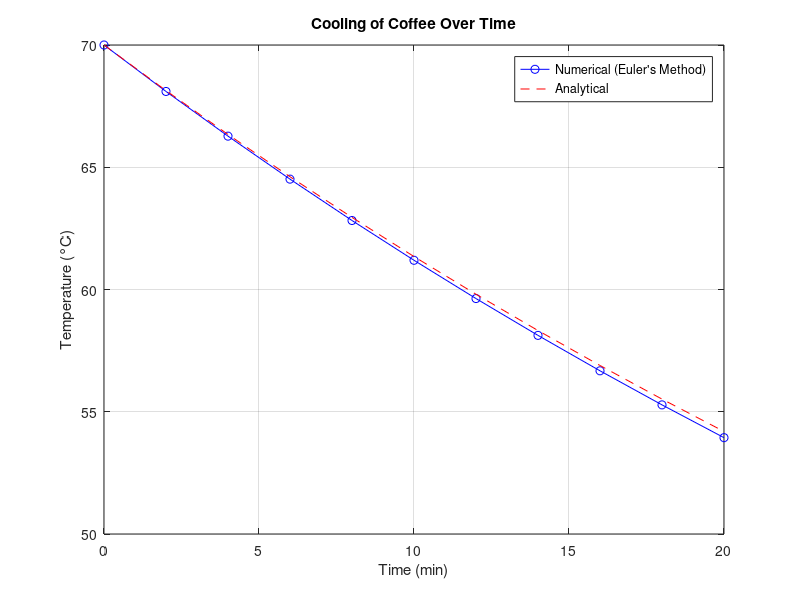

This figure's MATLAB source:
% Parameters
T0 = 70;         % Initial temperature of the coffee (°C)
Ta = 20;         % Ambient temperature (°C)
k = 0.019;       % Proportionality constant (per minute)
t_start = 0;     % Start time (min)
t_end = 20;      % End time (min)
dt = 2;          % Step size (min)

% Number of steps
num_steps = (t_end - t_start) / dt;

% Initialize arrays
time = zeros(num_steps + 1, 1);   % Time array
temperature = zeros(num_steps + 1, 1);  % Temperature array

% Set initial conditions
time(1) = t_start;
temperature(1) = T0;

% Euler's method to approximate the solution
for i = 1:num_steps
    dTdt = -k * (temperature(i) - Ta);
    temperature(i + 1) = temperature(i) + dt * dTdt;
    time(i + 1) = time(i) + dt;
end

% Analytical solution for comparison
% T(t) = Ta + (T0 - Ta) * exp(-k * t)
analytical_temperature = Ta + (T0 - Ta) * exp(-k * time);

% Plotting results
figure;
plot(time, temperature, 'b-o', time, analytical_temperature, 'r--');
xlabel('Time (min)');
ylabel('Temperature (°C)');
legend('Numerical (Euler''s Method)', 'Analytical');
title('Cooling of Coffee Over Time');
grid on;
